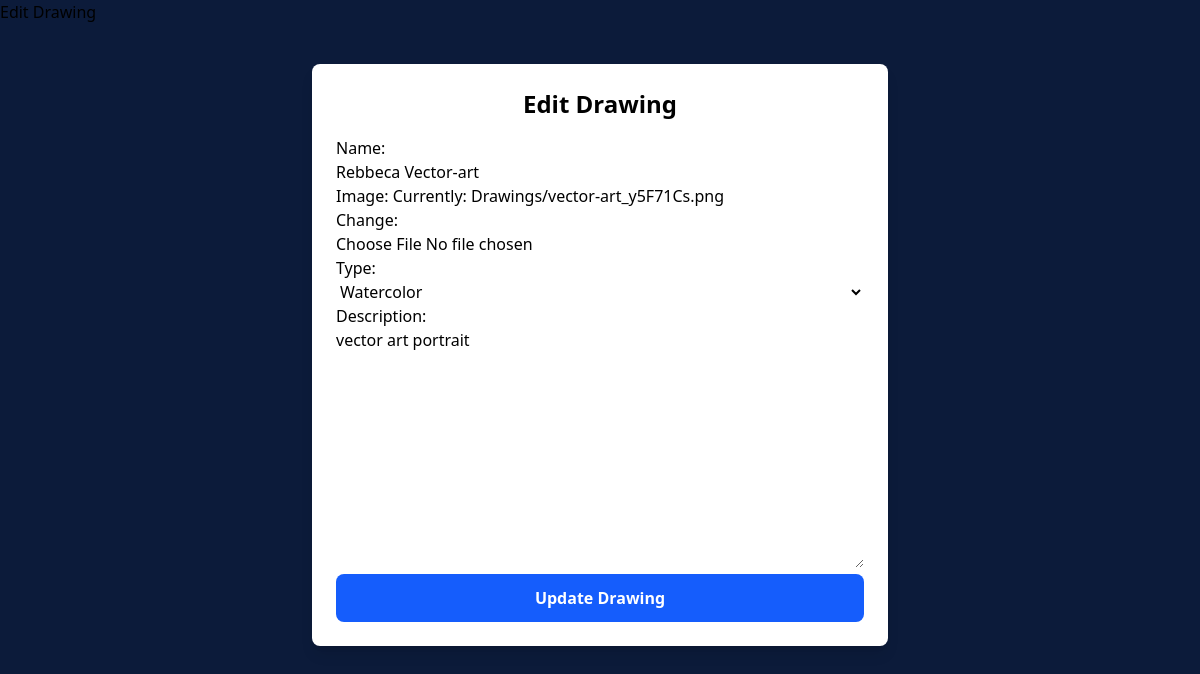
Screenshot of /Drawings/22/edit/ with the database file from the repository.
### Drawings/models.py (models this page shows, shortened)
class AllDrawing(models.Model):
    DRAWING_TYLE_CHOICES = [
        ('Pencil', 'Pencil'),
        ('Charcoal', 'Charcoal'),
        ('Watercolor', 'Watercolor'),
        ('Oil', 'Oil'),
        ('Acrylic', 'Acrylic'),
        ('Digital', 'Digital'),
        ('Mixed Media', 'Mixed Media'),
        ('Soft-Pastels', 'Soft-Pastels'),
    ]
    name = models.CharField(max_length=100)
    image = models.ImageField(upload_to='Drawings/')
    date_added = models.DateTimeField(default=timezone.now)
    type = models.CharField(max_length=50, choices=DRAWING_TYLE_CHOICES)
    description = models.TextField(default='')

### Drawings/views.py (the view)
# urls.py: path('<int:drawing_id>/edit/', views.edit_drawing, name='edit_drawing'),
def edit_drawing(request, drawing_id):
    drawing = get_object_or_404(AllDrawing, pk=drawing_id)
    if request.method == 'POST':
        form = AllDrawingForm(request.POST, request.FILES, instance=drawing)
        if form.is_valid():
            form.save()
            return redirect('all_drawings')
    else:
        form = AllDrawingForm(instance=drawing)
    return render(request, 'Drawings/edit_drawing.html', {'form': form, 'drawing': drawing})

### Drawings/forms.py
class AllDrawingForm(forms.ModelForm):
    class Meta:
        model = AllDrawing
        fields = ['name', 'image', 'type', 'description']
        widgets = {
            'name': forms.TextInput(attrs={'class': 'form-input w-full'}),
            'image': forms.ClearableFileInput(attrs={'class': 'form-input w-full'}),
            'type': forms.Select(attrs={'class': 'form-select w-full'}),
            'description': forms.Textarea(attrs={'class': 'form-textarea w-full'}),
        }

### Drawings/templates/drawings/edit_drawing.html (shortened to what this page needs)
{% extends 'layout.html' %}
{% block content %}
<div class="max-w-xl mx-auto mt-10 p-6 bg-white shadow-lg rounded-lg">
  <h2 class="text-2xl font-bold mb-4 text-center">Edit Drawing</h2>
  <form method="POST" enctype="multipart/form-data" class="space-y-4">
    {{ form.as_p }}
    <button type="submit"
            class="w-full bg-blue-600 hover:bg-blue-700 text-white font-semibold py-2 px-4 rounded-lg">
      Update Drawing
    </button>
  </form>
</div>
{% endblock %}

### rows the page displays
AllDrawing: name "Rebbeca Vector-art", type "Watercolor", description "vector art portrait"
